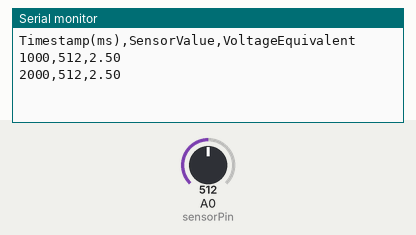
This sketch was run on a simulated Arduino Uno, built with avr-gcc and run on an emulated ATmega328P. Shown: the last lines printed to the serial monitor. The inputs (shaded band) are chosen by the test bench; at power-on: A0 (sensorPin) = 512.

Above: at 2.8 s.
2.9 s: A0 (sensorPin) set to 716
At 3.8 s:
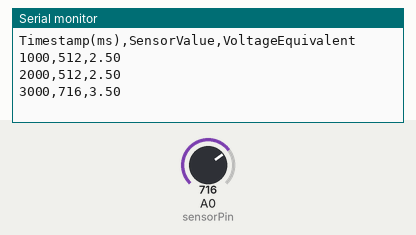
4.4 s: A0 (sensorPin) set to 900
At 5.7 s:
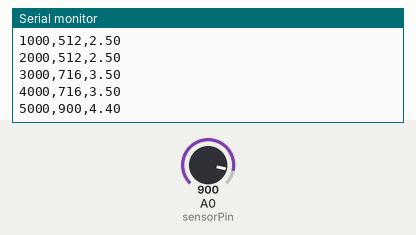
Timing chart, 0 to 7.4 s (numbered marks = the images above; inputs shaded):
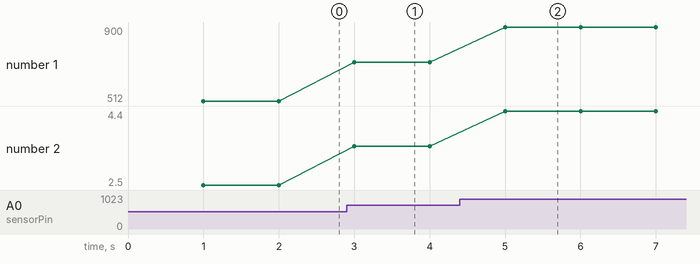

Measured:
- after the input at 2.9 s, the serial monitor: prints a new line after 0.10 s (image 1)
- after the input at 4.4 s, the serial monitor: prints a new line after 0.60 s (image 2)
- plotted number 1: 512 → 716 after the input at 2.9 s, 716 → 900 after the input at 4.4 s
- plotted number 2: 2.5 → 3.5 after the input at 2.9 s, 3.5 → 4.4 after the input at 4.4 s

The sketch:

sketch.ino
```cpp
const int sensorPin = A0;
unsigned long lastLogTime = 0;
const long logInterval = 1000; // log once per second

void setup() {
  Serial.begin(9600);
  Serial.println("Timestamp(ms),SensorValue,VoltageEquivalent");
  // CSV header row — makes this file easy to open in Excel/Sheets later
}

void loop() {
  unsigned long currentTime = millis();

  if (currentTime - lastLogTime >= logInterval) {
    lastLogTime = currentTime;

    int sensorValue = analogRead(sensorPin);
    float voltage = sensorValue * (5.0 / 1023.0); // convert raw reading to actual voltage

    Serial.print(currentTime);
    Serial.print(",");
    Serial.print(sensorValue);
    Serial.print(",");
    Serial.println(voltage, 2); // 2 decimal places
  }

  // other code could run here freely — logging doesn't block anything
}
```
